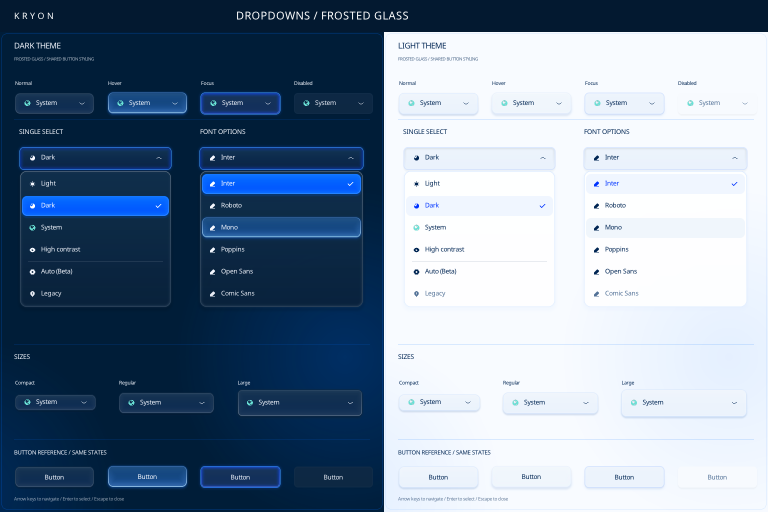
#> input picture design/dropdown/approved.png, 1536 x 1024 px (shown at 1/2 size)
$ python dropdown_reference_test.py
#> lines starting #> are read from the running program, lines starting #| are printed output that depends on the picture
"""Compare the native dark dropdown panel with the user's approved render."""
from pathlib import Path
from PIL import Image, ImageChops

root = Path(__file__).resolve().parents[1]
expected = Image.open(root / "design/dropdown/approved.png").convert("RGB").crop((0, 64, 768, 1024))
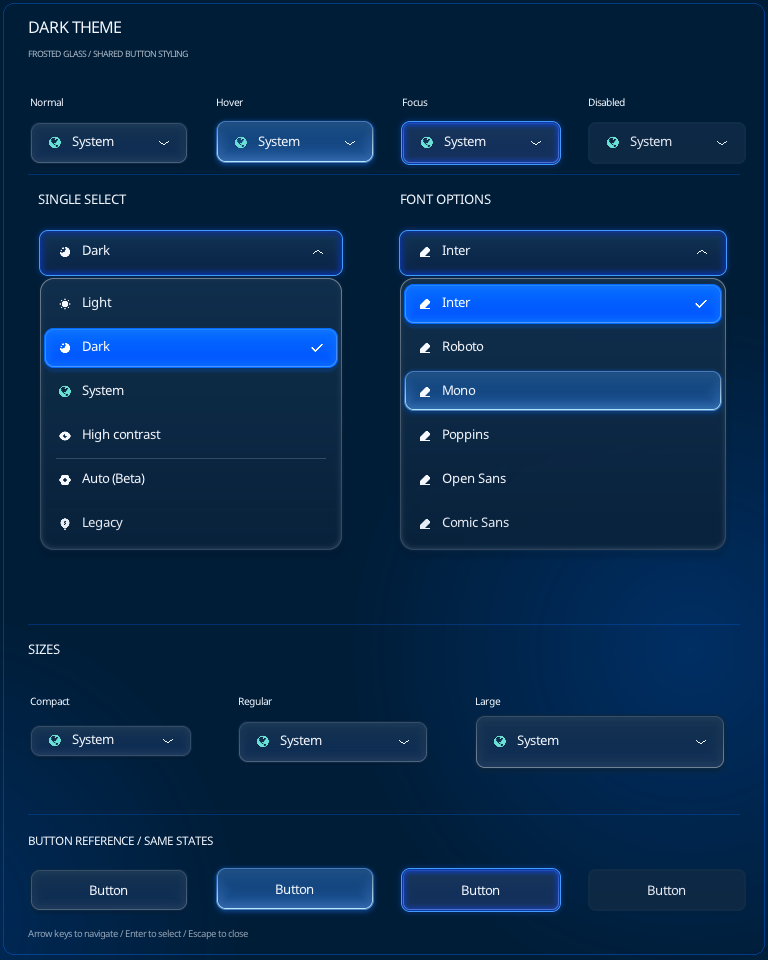
#> expected: PIL image 768x960 RGB; mean R, G, B 8.6, 42.2, 79
actual = Image.open(root / "build/linux-x86_64/dropdown-captures/dark.png").convert("RGB")
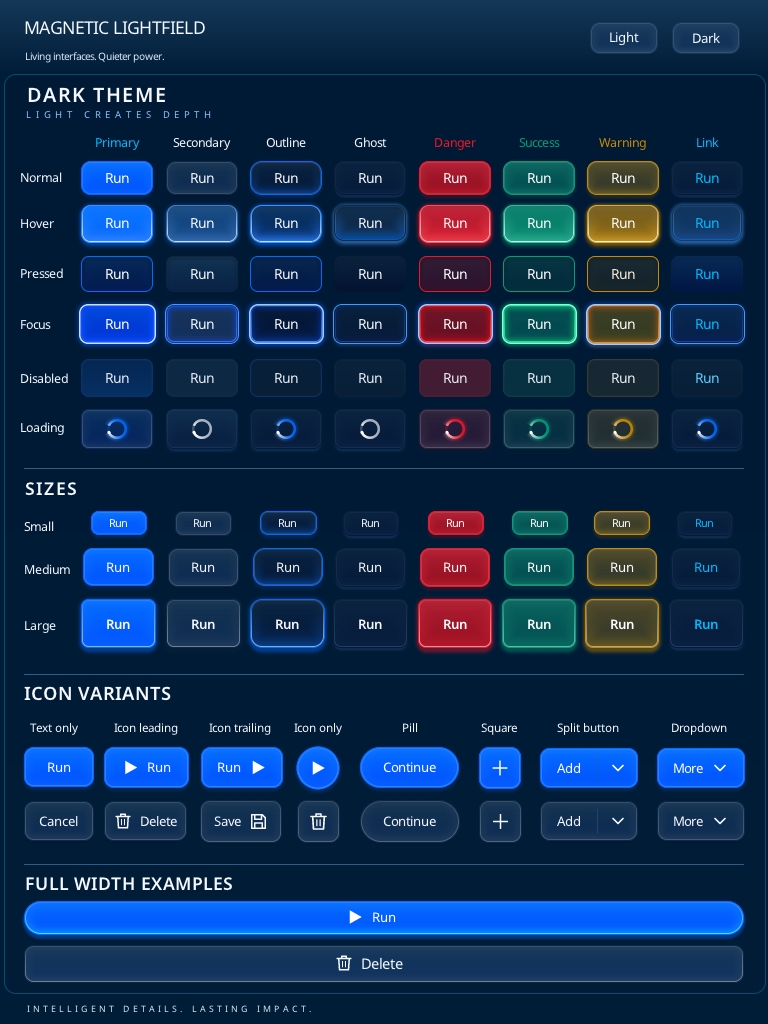
#> input picture design/lightfield-baseline/dark.png, 768 x 1024 px, found by its file name
if actual.size != expected.size:
#> (the run stopped early here; a loop or call above may not have finished)
